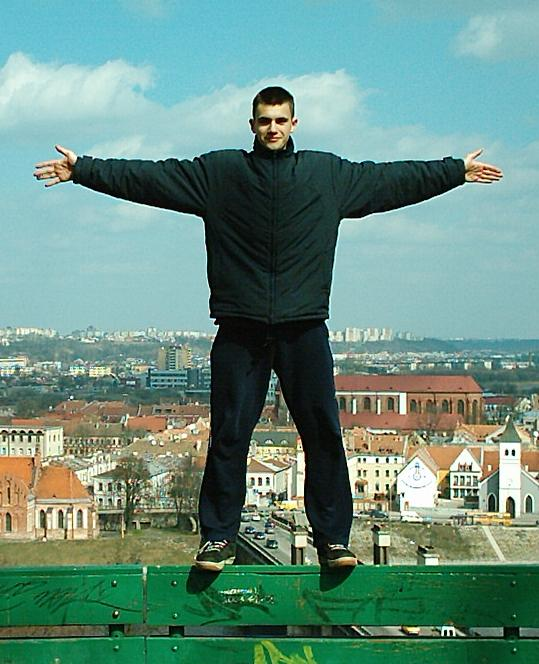
#> input picture OpenCV 102/00.jpg, 539 x 664 px, given as the content of the folder images, which was not available
$ python 09-AutomaticEdgeDetection.py
#> lines starting #> are read from the running program, lines starting #| are printed output that depends on the picture; after the words box and inside, x2 and y2 are one past the last pixel; in counts of white or black regions, pixels touching at a corner belong together; pictures that were not available may be replaced by others from this repository, and a replacement may not be noted
# Thresholding and edge detection are both segmentation techniques, in thresholding our goal is to segment every single
# Pixel in the image into foreground or background, edge detection does not want to segment every single pixel
# it just tells us where the boarders of the objects are
import cv2 as cv
import argparse
import numpy as np
import glob


def auto_canny(img, sigma=0.4):
    # Compute Median of single channel pixel intensities
    v = np.median(img)

    # Apply automatic Canny Edge detection using Computed Median
    lower = int(max(0, (1.0 - sigma) * v))
    upper = int(min(255, (1.0 + sigma) * v))
    edge = cv.Canny(img, lower, upper)

    return edge


# Construct the argument Parse and parse the argument
ap = argparse.ArgumentParser()
ap.add_argument('-i', '--image', type=str, default='images', help='Path to input File')
args = vars(ap.parse_args())

# Loop over the images
for imagepath in glob.glob(args['image']+'/*.jpg'):
    # load image, convert it to gray scale and blur it slightly
    image = cv.imread(imagepath)
#> image is the input picture: shape (664, 539, 3); mean B, G, R 129.2, 142.4, 105.3
    cv.imshow('Original', image)
    cv.waitKey(0)
    gray = cv.cvtColor(image, cv.COLOR_BGR2GRAY)
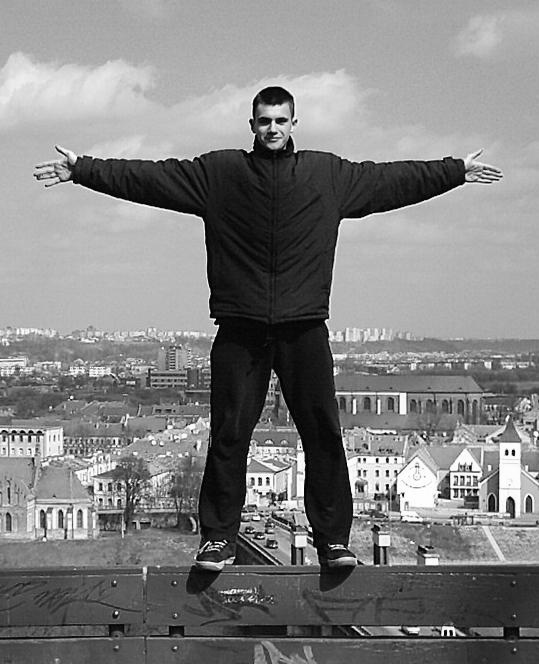
#> gray: shape (664, 539); min 0, max 255, mean 129.8
    blur = cv.GaussianBlur(gray, (3, 3), 0)

    # Apply canny edge detection using wide, tight and automatically determined threshold
    wide = cv.Canny(blur, 10, 200)
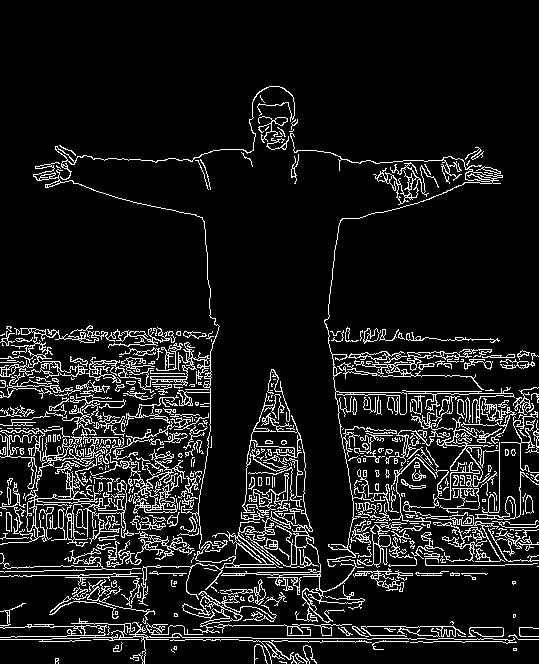
#> wide: shape (664, 539); 10% white in thin lines or dots, all inside (x1, y1, x2, y2) = (0, 86, 539, 664)
    tight = cv.Canny(blur, 225, 250)
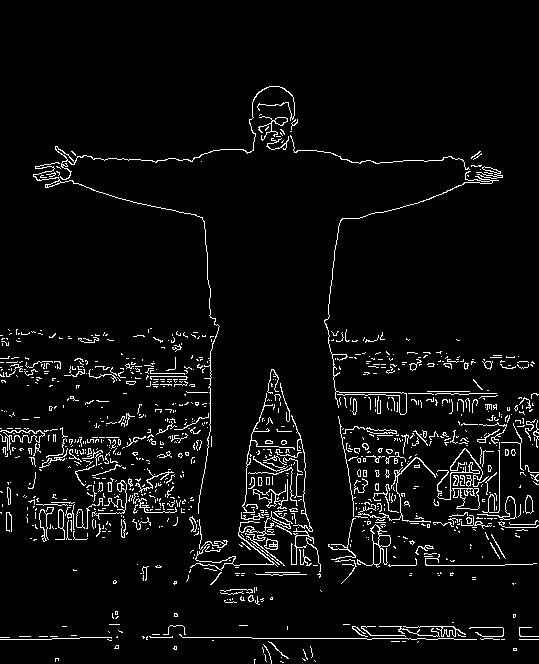
#> tight: shape (664, 539); 4.7% white in thin lines or dots, all inside (x1, y1, x2, y2) = (0, 86, 539, 664)
    auto = auto_canny(blur)
#> in auto_canny, `v = np.median(img)`: v = 155
#> in auto_canny, `lower = int(max(0, (1.0 - sigma) * v))`: lower = 93
#> in auto_canny, `upper = int(min(255, (1.0 + sigma) * v))`: upper = 217
#> in auto_canny, `edge = cv.Canny(img, lower, upper)`:
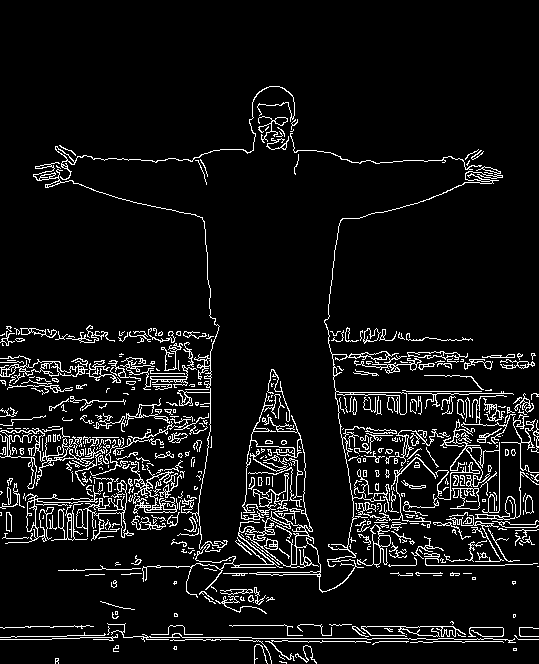
#> edge: shape (664, 539); 7.4% white in thin lines or dots, all inside (x1, y1, x2, y2) = (0, 86, 539, 664)
    cv.imshow('Edges', np.hstack([wide, tight, auto]))
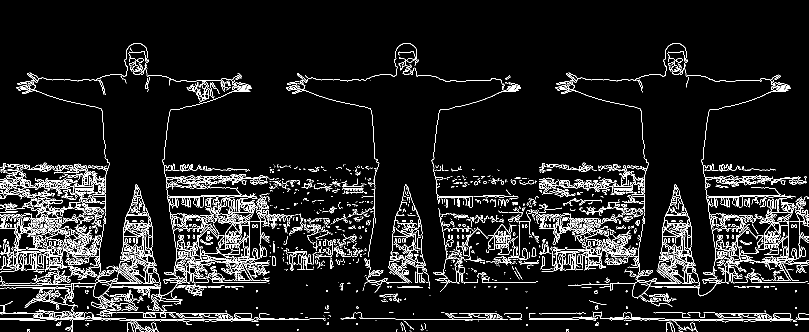
#> window 'Edges': shape (664, 1617) (shown at 1/2 size); 7.4% white in thin lines or dots, all inside (x1, y1, x2, y2) = (0, 86, 1617, 664)
    cv.waitKey(0)

$ run again, on OpenCV 102/05.jpg
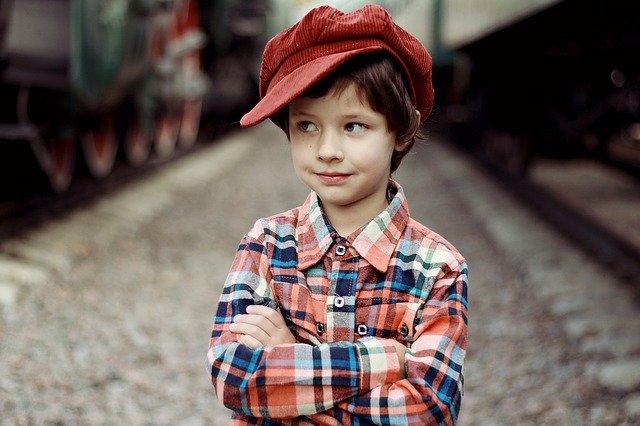
#> input picture OpenCV 102/05.jpg, 640 x 426 px, given as the content of the folder images, which was not available
#> image is the input picture: shape (426, 640, 3); mean B, G, R 87.7, 92.6, 108
#> `wide = cv.Canny(blur, 10, 200)`:
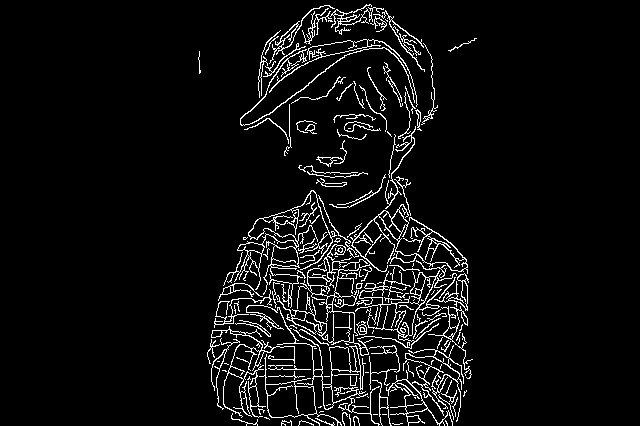
#> wide: shape (426, 640); 5.6% white in thin lines or dots, all inside (x1, y1, x2, y2) = (198, 4, 477, 426)
#> tight: shape (426, 640); 2.8% white in thin lines or dots, all inside (x1, y1, x2, y2) = (207, 5, 468, 426)
#> v = 101
#> lower = 60
#> upper = 141
#> edge: shape (426, 640); 5.9% white in thin lines or dots
#> `cv.imshow('Edges', np.hstack([wide, tight, auto]))`:
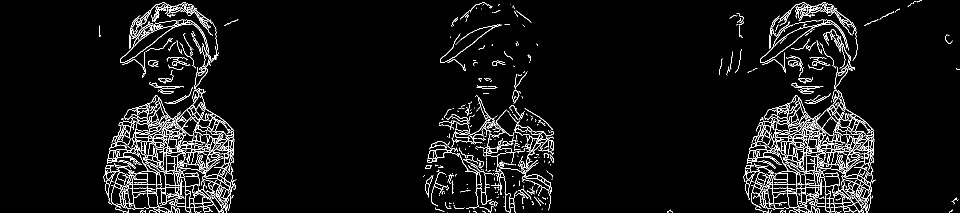
#> window 'Edges': shape (426, 1920) (shown at 1/2 size); 4.8% white in thin lines or dots, all inside (x1, y1, x2, y2) = (198, 1, 1920, 426)

$ run again, on OpenCV 102/06.jpg
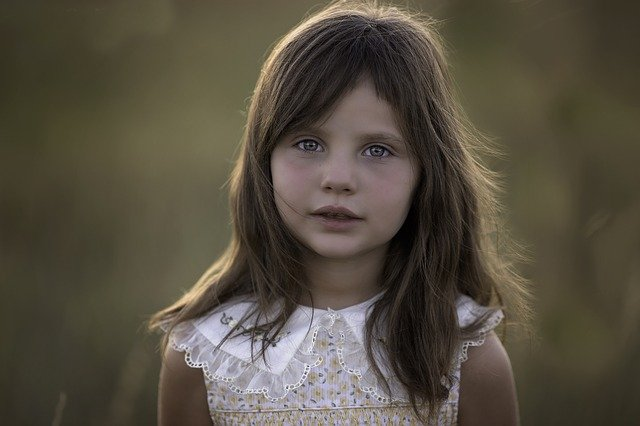
#> input picture OpenCV 102/06.jpg, 640 x 426 px, given as the content of the folder images, which was not available
#> image is the input picture: shape (426, 640, 3); mean B, G, R 64.6, 78.5, 85.7
#> `wide = cv.Canny(blur, 10, 200)`:
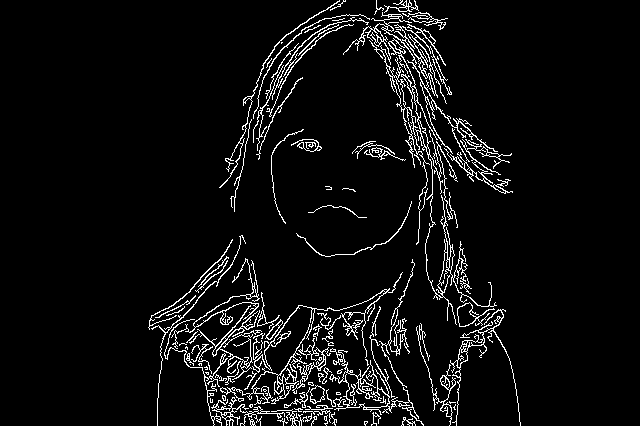
#> wide: shape (426, 640); 5.6% white in thin lines or dots, all inside (x1, y1, x2, y2) = (148, 0, 521, 426)
#> tight: shape (426, 640); 0.76% white in thin lines or dots, all inside (x1, y1, x2, y2) = (156, 2, 509, 424)
#> v = 71
#> lower = 42
#> upper = 99
#> edge: shape (426, 640); 7% white in thin lines or dots, all inside (x1, y1, x2, y2) = (147, 0, 536, 426)
#> `cv.imshow('Edges', np.hstack([wide, tight, auto]))`:
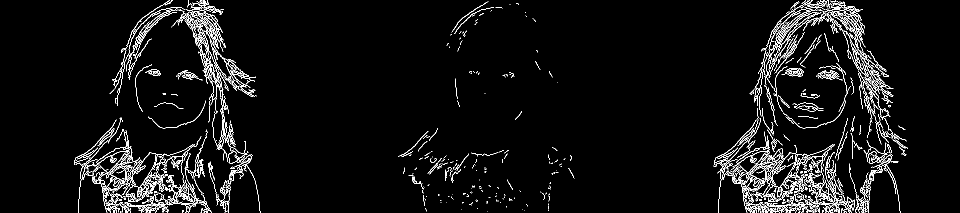
#> window 'Edges': shape (426, 1920) (shown at 1/2 size); 4.4% white in thin lines or dots, all inside (x1, y1, x2, y2) = (148, 0, 1816, 426)
